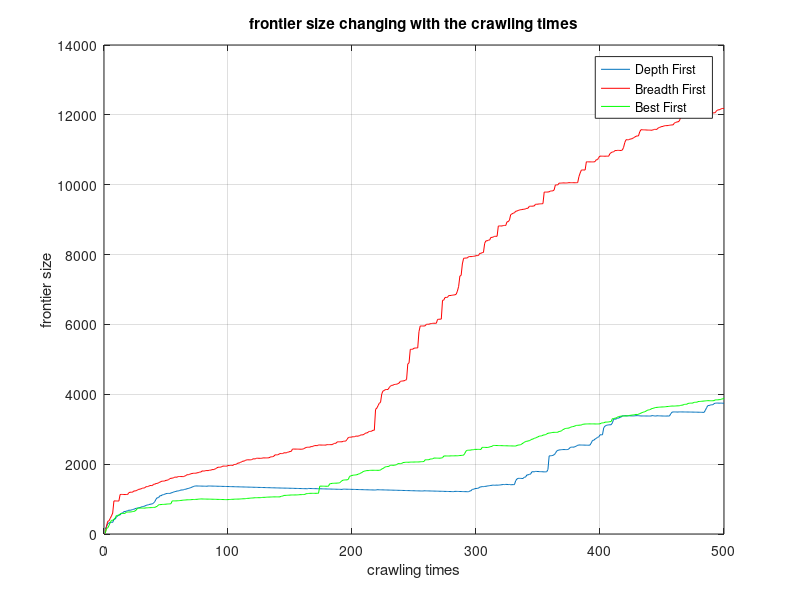
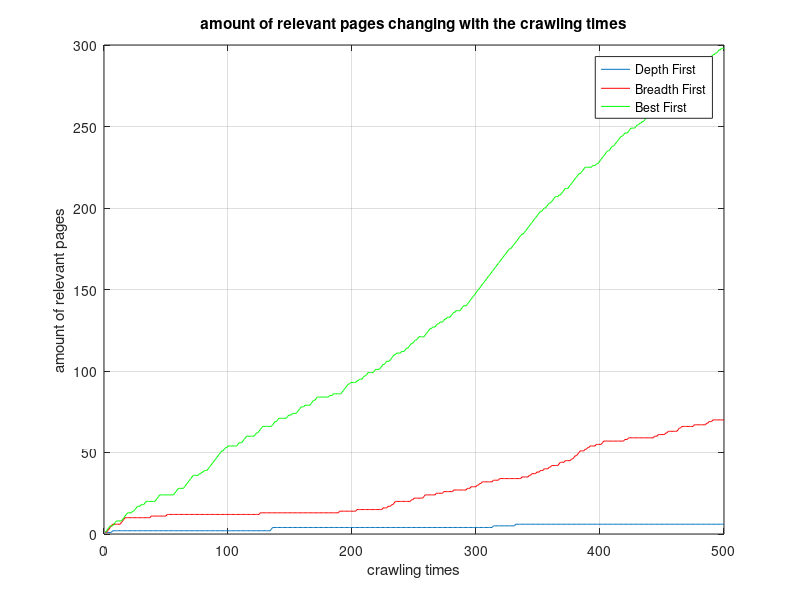

Reproduce these figures in MATLAB, in order.
cd 'c:\users\simmerchan\desktop';
depth_first_left_length = [140 211 295 316 330 332 333 415 429 483 515 546 545 594 601 642 642 653 667 681 680 685 700 708 723 737 740 754 757 771 785 790 804 818 832 837 851 856 863 890 930 998 1041 1040 1095 1094 1121 1127 1141 1155 1161 1162 1161 1175 1185 1199 1214 1219 1233 1232 1246 1260 1259 1264 1278 1283 1297 1302 1316 1329 1343 1357 1371 1376 1375 1374 1373 1372 1371 1370 1369 1368 1367 1375 1374 1373 1372 1371 1370 1369 1368 1367 1366 1365 1364 1363 1362 1361 1360 1359 1358 1357 1356 1355 1354 1353 1352 1351 1350 1349 1348 1347 1346 1345 1344 1343 1342 1341 1340 1339 1338 1337 1336 1335 1334 1333 1332 1331 1330 1329 1328 1327 1326 1325 1324 1323 1322 1321 1320 1319 1318 1317 1316 1315 1314 1314 1313 1312 1311 1310 1309 1308 1307 1306 1305 1304 1303 1302 1301 1300 1299 1298 1297 1296 1304 1303 1302 1301 1300 1299 1298 1297 1296 1295 1294 1293 1292 1291 1290 1289 1288 1287 1286 1285 1284 1283 1282 1281 1280 1279 1278 1277 1285 1284 1283 1282 1281 1280 1279 1278 1277 1276 1275 1274 1273 1272 1271 1270 1269 1268 1267 1266 1265 1264 1263 1262 1261 1260 1259 1268 1267 1266 1265 1264 1263 1262 1261 1260 1259 1258 1257 1256 1255 1254 1253 1252 1251 1250 1249 1248 1247 1246 1245 1244 1243 1242 1241 1240 1239 1238 1237 1236 1235 1234 1233 1232 1231 1237 1236 1235 1234 1233 1232 1231 1230 1229 1228 1227 1226 1225 1224 1223 1222 1221 1220 1219 1218 1217 1216 1215 1214 1213 1221 1220 1219 1218 1217 1216 1215 1214 1213 1212 1211 1210 1232 1238 1279 1278 1300 1303 1307 1311 1344 1348 1357 1356 1362 1366 1373 1379 1385 1391 1395 1401 1394 1400 1399 1398 1403 1407 1412 1418 1415 1420 1420 1415 1418 1410 1412 1414 1414 1526 1574 1594 1593 1592 1590 1590 1629 1628 1693 1690 1711 1712 1780 1783 1781 1792 1791 1789 1786 1785 1784 1780 1779 1779 1782 1845 2236 2240 2243 2251 2271 2305 2374 2395 2405 2410 2415 2417 2418 2417 2417 2419 2441 2477 2488 2487 2487 2502 2518 2540 2549 2548 2547 2546 2546 2544 2543 2542 2541 2549 2611 2681 2684 2718 2736 2769 2779 2839 2841 2840 3042 3087 3107 3119 3125 3127 3128 3184 3287 3290 3290 3316 3315 3345 3345 3385 3385 3384 3383 3382 3384 3383 3382 3381 3380 3384 3388 3389 3388 3382 3380 3379 3380 3379 3378 3379 3378 3377 3377 3389 3388 3379 3377 3386 3384 3382 3381 3379 3378 3377 3376 3379 3378 3377 3439 3486 3495 3495 3494 3493 3491 3496 3495 3495 3494 3494 3493 3493 3492 3492 3491 3491 3490 3489 3488 3488 3487 3486 3485 3484 3484 3483 3546 3620 3678 3677 3693 3701 3700 3733 3745 3749 3748 3747 3746 3748 3743 3743 ]
depth_first_relevant_file_nums = [1 1 1 1 1 1 2 2 2 2 2 2 2 2 2 2 2 2 2 2 2 2 2 2 2 2 2 2 2 2 2 2 2 2 2 2 2 2 2 2 2 2 2 2 2 2 2 2 2 2 2 2 2 2 2 2 2 2 2 2 2 2 2 2 2 2 2 2 2 2 2 2 2 2 2 2 2 2 2 2 2 2 2 2 2 2 2 2 2 2 2 2 2 2 2 2 2 2 2 2 2 2 2 2 2 2 2 2 2 2 2 2 2 2 2 2 2 2 2 2 2 2 2 2 2 2 2 2 2 2 2 2 2 2 3 4 4 4 4 4 4 4 4 4 4 4 4 4 4 4 4 4 4 4 4 4 4 4 4 4 4 4 4 4 4 4 4 4 4 4 4 4 4 4 4 4 4 4 4 4 4 4 4 4 4 4 4 4 4 4 4 4 4 4 4 4 4 4 4 4 4 4 4 4 4 4 4 4 4 4 4 4 4 4 4 4 4 4 4 4 4 4 4 4 4 4 4 4 4 4 4 4 4 4 4 4 4 4 4 4 4 4 4 4 4 4 4 4 4 4 4 4 4 4 4 4 4 4 4 4 4 4 4 4 4 4 4 4 4 4 4 4 4 4 4 4 4 4 4 4 4 4 4 4 4 4 4 4 4 4 4 4 4 4 4 4 4 4 4 4 4 4 4 4 4 4 4 4 4 4 4 4 4 5 5 5 5 5 5 5 5 5 5 5 5 5 5 5 5 5 5 6 6 6 6 6 6 6 6 6 6 6 6 6 6 6 6 6 6 6 6 6 6 6 6 6 6 6 6 6 6 6 6 6 6 6 6 6 6 6 6 6 6 6 6 6 6 6 6 6 6 6 6 6 6 6 6 6 6 6 6 6 6 6 6 6 6 6 6 6 6 6 6 6 6 6 6 6 6 6 6 6 6 6 6 6 6 6 6 6 6 6 6 6 6 6 6 6 6 6 6 6 6 6 6 6 6 6 6 6 6 6 6 6 6 6 6 6 6 6 6 6 6 6 6 6 6 6 6 6 6 6 6 6 6 6 6 6 6 6 6 6 6 6 6 6 6 6 6 6 6 6 6 6 6 6 6 6 6 6 6 6 6 6 6 6 6 6 6 6 ]
breadth_first_left_length = [19 222 364 377 445 517 598 947 947 946 944 944 1131 1133 1132 1131 1130 1131 1130 1181 1197 1196 1196 1232 1231 1241 1260 1279 1284 1295 1314 1314 1328 1356 1356 1367 1388 1387 1386 1426 1425 1447 1446 1469 1483 1502 1514 1513 1519 1538 1538 1556 1582 1597 1596 1609 1628 1628 1627 1646 1646 1645 1644 1643 1656 1675 1698 1697 1707 1726 1730 1740 1739 1740 1752 1756 1772 1772 1804 1803 1802 1817 1816 1815 1827 1826 1844 1843 1849 1873 1893 1912 1912 1912 1931 1945 1944 1943 1942 1961 1959 1966 1966 1965 1991 1990 2006 2032 2031 2049 2068 2087 2086 2105 2124 2124 2123 2123 2127 2150 2152 2151 2170 2169 2168 2167 2166 2179 2178 2179 2178 2180 2182 2200 2212 2211 2230 2267 2266 2265 2284 2303 2303 2302 2325 2324 2323 2342 2346 2365 2364 2433 2432 2431 2431 2430 2429 2428 2428 2427 2442 2461 2476 2485 2484 2486 2503 2502 2521 2532 2531 2530 2549 2548 2547 2546 2546 2545 2547 2559 2558 2559 2558 2559 2581 2596 2596 2634 2640 2639 2641 2639 2657 2656 2663 2706 2761 2770 2771 2780 2785 2784 2803 2802 2801 2815 2837 2836 2842 2861 2892 2891 2914 2938 2937 2949 2971 2970 3569 3602 3674 3745 3766 4010 4096 4106 4138 4137 4137 4191 4235 4256 4259 4279 4284 4288 4305 4322 4370 4378 4382 4386 4403 4420 4871 4899 5287 5287 5291 5319 5324 5328 5327 5792 5955 5956 5955 5954 5962 6004 6006 6005 6019 6025 6031 6034 6034 6033 6144 6148 6151 6152 6691 6695 6773 6773 6775 6828 6826 6832 6836 6845 6847 6864 6953 7091 7386 7403 7731 7894 7898 7902 7903 7940 7943 7942 7945 7950 7956 7968 7970 7974 8036 8035 8056 8060 8323 8394 8394 8414 8415 8493 8489 8506 8522 8524 8523 8817 8821 8819 8818 8830 8834 8833 8939 8941 8991 9146 9165 9184 9196 9241 9246 9262 9274 9287 9286 9298 9296 9312 9324 9327 9382 9385 9384 9389 9392 9442 9440 9445 9449 9453 9454 9459 9789 9789 9789 9792 9797 9819 9822 9825 9850 9993 9995 9996 10046 10045 10048 10052 10051 10050 10049 10055 10058 10058 10058 10058 10057 10056 10058 10060 10231 10336 10422 10422 10422 10421 10656 10655 10654 10653 10654 10653 10653 10662 10717 10716 10783 10819 10818 10817 10816 10816 10818 10817 10816 10891 10918 10937 10942 10978 10977 10983 10983 10981 10980 10992 11068 11209 11289 11288 11285 11303 11311 11319 11343 11365 11385 11398 11395 11510 11575 11573 11571 11570 11568 11565 11564 11563 11561 11560 11574 11585 11584 11587 11628 11638 11658 11666 11671 11689 11692 11691 11696 11701 11709 11712 11714 11768 11782 11799 11799 11828 11922 11929 11928 11923 11926 11935 11935 12010 12014 12043 12043 12047 12046 12049 12048 12052 12053 12052 12057 12058 12064 12060 12059 12056 12055 12057 12055 12058 12063 12122 12141 12145 12153 12181 12183 12184 ]
breadth_first_relevant_file_nums = [1 1 2 3 4 5 6 6 6 6 6 6 6 7 8 9 10 10 10 10 10 10 10 10 10 10 10 10 10 10 10 10 10 10 10 10 10 11 11 11 11 11 11 11 11 11 11 11 11 11 12 12 12 12 12 12 12 12 12 12 12 12 12 12 12 12 12 12 12 12 12 12 12 12 12 12 12 12 12 12 12 12 12 12 12 12 12 12 12 12 12 12 12 12 12 12 12 12 12 12 12 12 12 12 12 12 12 12 12 12 12 12 12 12 12 12 12 12 12 12 12 12 12 12 12 13 13 13 13 13 13 13 13 13 13 13 13 13 13 13 13 13 13 13 13 13 13 13 13 13 13 13 13 13 13 13 13 13 13 13 13 13 13 13 13 13 13 13 13 13 13 13 13 13 13 13 13 13 13 13 13 13 13 13 13 13 13 13 13 14 14 14 14 14 14 14 14 14 14 14 14 14 14 15 15 15 15 15 15 15 15 15 15 15 15 15 15 15 15 15 15 15 15 15 16 16 16 16 17 17 17 18 18 19 20 20 20 20 20 20 20 20 20 20 20 20 20 21 21 22 22 22 22 22 22 22 22 23 24 24 24 24 24 24 24 24 24 25 25 25 25 25 25 26 26 26 26 26 26 26 26 27 27 27 27 27 27 27 27 27 27 27 28 28 28 29 29 29 29 29 30 30 31 31 32 32 32 32 32 32 32 32 32 33 33 33 33 33 34 34 34 34 34 34 34 34 34 34 34 34 34 34 34 34 34 34 35 35 35 35 35 35 36 36 37 37 37 37 38 38 38 39 39 39 40 40 40 40 41 41 42 42 42 42 42 42 43 44 44 44 44 45 45 45 45 45 46 46 47 48 48 49 50 51 51 51 51 52 52 53 53 54 54 54 54 54 55 55 55 55 55 56 57 57 57 57 57 57 57 57 57 57 57 57 57 57 57 57 57 58 58 58 59 59 59 59 59 59 59 59 59 59 59 59 59 59 59 59 59 59 59 59 59 60 60 60 61 61 61 61 61 61 62 62 63 63 63 63 63 63 63 63 64 65 65 66 66 66 66 66 66 66 66 66 66 67 67 67 67 67 67 67 67 67 67 68 68 69 69 69 70 70 70 70 70 70 70 70 70 70 ]
best_first_left_length = [19 161 174 242 323 391 391 420 455 530 534 538 571 590 589 588 593 622 629 630 630 633 642 646 659 686 739 740 744 743 742 741 740 750 749 754 753 756 757 761 763 780 795 837 840 843 847 847 851 854 858 861 862 868 947 949 948 947 951 953 957 961 965 969 973 975 979 980 981 982 986 988 987 991 993 997 1001 1004 1003 1002 1001 1000 999 999 998 997 996 995 994 993 992 991 990 989 988 987 986 985 984 985 988 989 993 993 997 998 999 1000 1000 1003 1006 1009 1008 1012 1017 1021 1023 1026 1030 1032 1035 1039 1039 1040 1039 1040 1044 1048 1050 1050 1053 1057 1056 1060 1059 1063 1062 1063 1063 1063 1062 1064 1082 1084 1104 1106 1106 1109 1112 1114 1117 1118 1117 1119 1118 1120 1123 1127 1126 1130 1130 1135 1153 1157 1161 1164 1165 1165 1164 1165 1165 1166 1166 1370 1371 1370 1369 1368 1367 1368 1367 1438 1441 1452 1451 1455 1454 1458 1460 1464 1500 1527 1543 1548 1550 1549 1562 1647 1667 1673 1686 1686 1693 1697 1714 1724 1746 1761 1787 1799 1810 1816 1815 1820 1823 1824 1825 1824 1823 1824 1823 1824 1830 1864 1874 1901 1924 1929 1933 1941 1969 1968 1967 1968 1974 1988 2014 2015 2014 2019 2044 2048 2052 2055 2054 2055 2058 2060 2059 2061 2061 2063 2062 2063 2067 2071 2072 2076 2125 2124 2127 2126 2146 2148 2152 2174 2174 2173 2171 2171 2170 2176 2183 2232 2235 2234 2234 2233 2235 2238 2238 2238 2239 2240 2239 2244 2247 2250 2252 2257 2310 2376 2397 2399 2399 2406 2412 2414 2423 2422 2423 2423 2422 2421 2481 2480 2480 2479 2478 2479 2495 2504 2511 2536 2535 2534 2533 2532 2531 2530 2529 2528 2527 2526 2525 2524 2523 2522 2521 2520 2519 2518 2537 2544 2551 2556 2581 2603 2624 2650 2655 2664 2671 2691 2713 2718 2741 2748 2768 2781 2802 2806 2810 2830 2837 2843 2865 2884 2890 2894 2904 2908 2911 2910 2910 2915 2936 2938 2958 2987 3002 3020 3025 3029 3035 3049 3069 3075 3082 3096 3109 3111 3114 3118 3119 3140 3145 3149 3150 3152 3152 3153 3152 3153 3152 3151 3150 3151 3151 3155 3173 3183 3182 3202 3204 3204 3210 3216 3220 3304 3307 3315 3321 3344 3362 3369 3374 3374 3378 3382 3382 3382 3389 3396 3400 3406 3411 3418 3424 3420 3426 3448 3460 3476 3489 3499 3518 3537 3553 3556 3575 3593 3596 3616 3621 3626 3628 3632 3635 3637 3638 3640 3645 3648 3652 3654 3661 3664 3663 3662 3666 3669 3669 3672 3682 3688 3694 3711 3713 3715 3738 3743 3747 3746 3752 3770 3772 3772 3790 3794 3796 3800 3804 3807 3811 3816 3817 3816 3815 3815 3815 3819 3840 3841 3840 3846 3848 3861 3873 3886 ]
best_first_relevant_file_nums = [1 2 3 4 5 5 5 6 7 8 8 8 8 8 9 10 11 12 13 13 13 13 14 14 15 16 17 17 17 18 18 18 19 20 20 20 20 20 20 20 20 21 22 23 24 24 24 24 24 24 24 24 24 24 24 24 25 26 27 28 28 28 28 28 29 30 31 32 33 34 35 36 36 36 36 36 37 37 38 38 39 39 39 40 41 42 43 44 45 46 47 48 49 50 51 51 52 53 53 54 54 54 54 54 54 54 54 55 56 56 56 57 58 59 60 60 60 60 60 60 60 61 62 62 63 64 65 66 66 66 66 66 66 66 66 67 68 69 69 70 71 71 71 71 71 71 71 72 73 73 73 74 74 74 74 75 76 77 78 78 78 79 79 79 79 79 80 81 82 82 83 84 84 84 84 84 84 84 84 84 84 85 85 85 86 86 86 86 86 86 86 87 88 89 90 91 92 92 93 93 93 93 93 94 94 95 95 95 96 97 97 98 99 99 99 99 99 100 101 101 101 101 102 103 104 104 105 106 106 106 107 108 109 110 110 111 111 111 111 112 112 112 113 114 114 115 116 117 117 118 119 119 120 121 121 121 121 121 122 123 124 125 126 126 127 127 127 128 129 129 130 130 130 131 132 132 133 133 133 134 135 136 136 137 137 137 137 138 139 140 140 140 141 142 143 144 145 146 147 148 149 150 151 152 153 154 155 156 157 158 159 160 161 162 163 164 165 166 167 168 169 170 171 172 173 174 175 175 176 177 178 179 180 181 182 183 184 184 185 186 187 188 189 190 191 192 193 194 195 196 197 198 198 199 200 200 201 202 203 203 204 205 206 207 207 207 208 208 209 210 211 212 212 212 213 214 215 216 217 218 219 220 221 221 222 223 224 225 225 225 225 225 225 226 226 226 227 227 228 229 230 231 232 233 234 235 235 236 237 238 238 239 240 241 242 243 244 244 245 246 246 246 247 248 249 249 249 249 250 251 251 252 252 253 253 254 255 256 257 258 258 259 260 261 262 263 264 264 265 266 266 267 268 269 269 270 270 271 272 273 274 275 275 276 276 276 277 277 277 277 278 279 280 281 281 282 283 284 285 286 287 288 289 290 290 290 290 291 292 293 294 294 295 295 296 297 297 298 298 298 ]
x = [1:length(depth_first_left_length)]

figure(1);
plot(x,depth_first_left_length);
hold on;
plot(x,breadth_first_left_length,'r');
hold on;
plot(x,best_first_left_length,'g');
grid on;
xlabel('crawling times')
ylabel('frontier size')
legend('Depth First','Breadth First','Best First')
title('frontier size changing with the crawling times')
print -dpng '1.png';

figure(2);
plot(x,depth_first_relevant_file_nums);
hold on;
plot(x,breadth_first_relevant_file_nums,'r');
hold on;
plot(x,best_first_relevant_file_nums,'g');
grid on;
xlabel('crawling times')
ylabel('amount of relevant pages')
legend('Depth First','Breadth First','Best First')
title('amount of relevant pages changing with the crawling times')
print -dpng '2.png'


